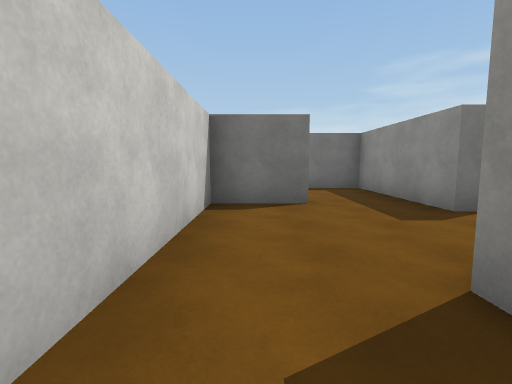
[1] (above)

24 first-person views from a walk through a scene from a Unity 3-D project. The camera is 1.4 m above the floor, tilts 6° down and sees 85° across. The floor is counted in squares, 2 m on a side. Each view is taken from the middle of a square. On the plan, view 1 faces up. The plan holds only what a view shows up to about 9 squares ahead; the rest is blank. The place goes on beyond the plan. The player character is not drawn. Surface patterns are stand-ins for the level's own textures.

[2]
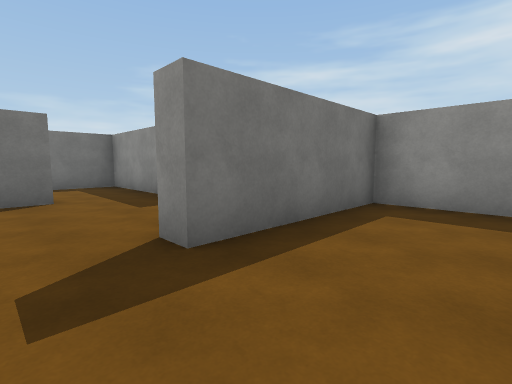

[3]
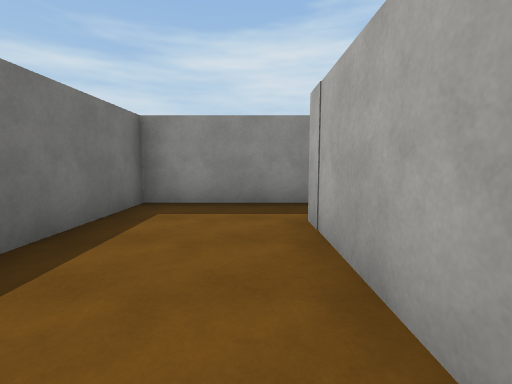

[4]
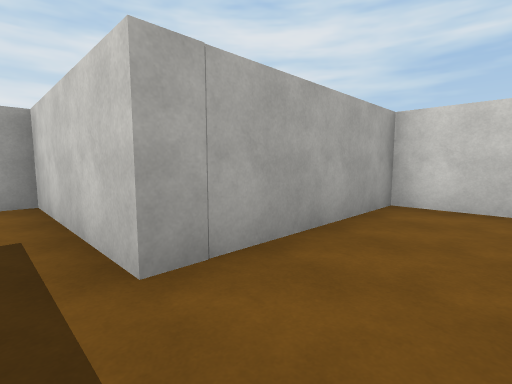

[5]
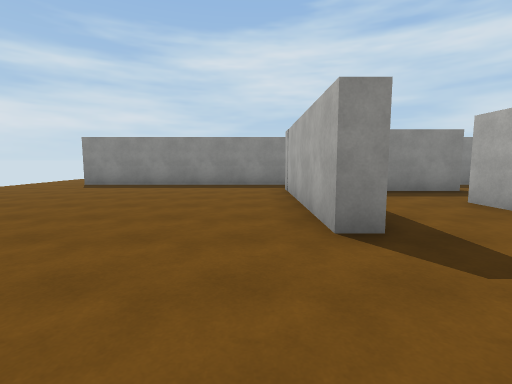

[6]
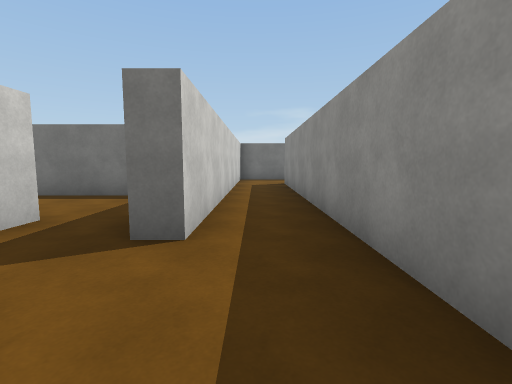

[7]
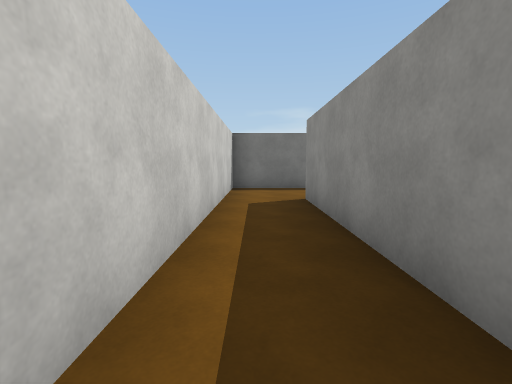

[8]
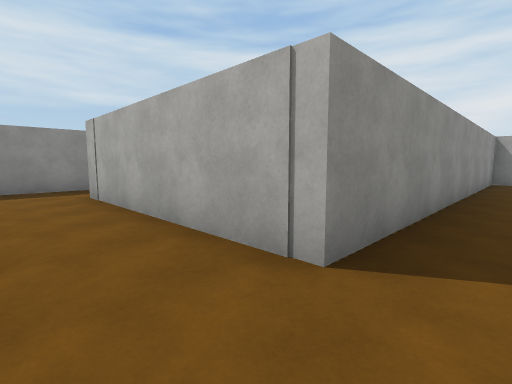

[9]
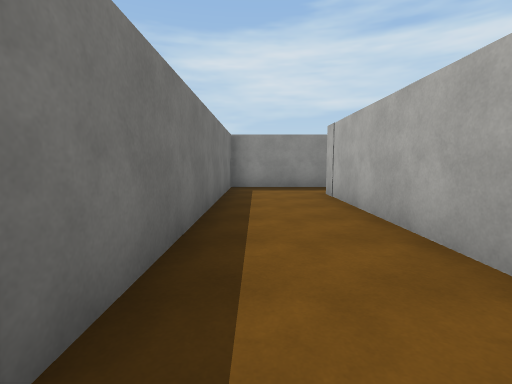

[10]
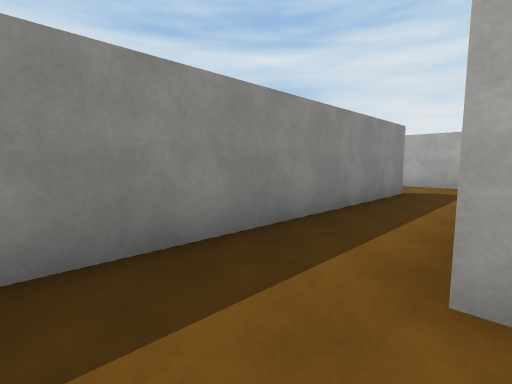

[11]
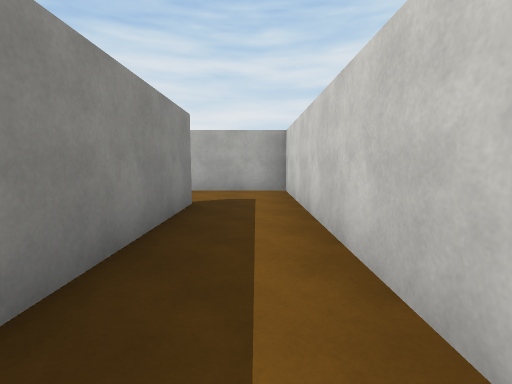

[12]
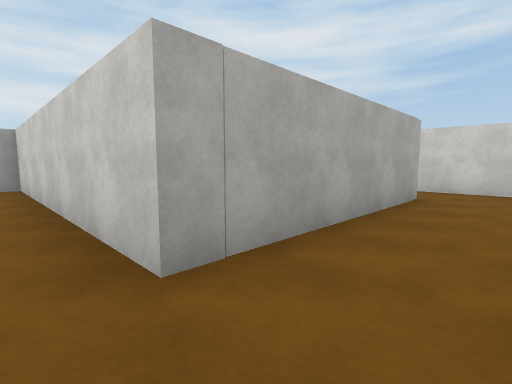

[13]
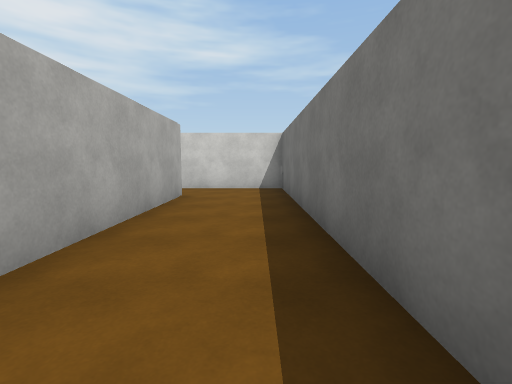

[14]
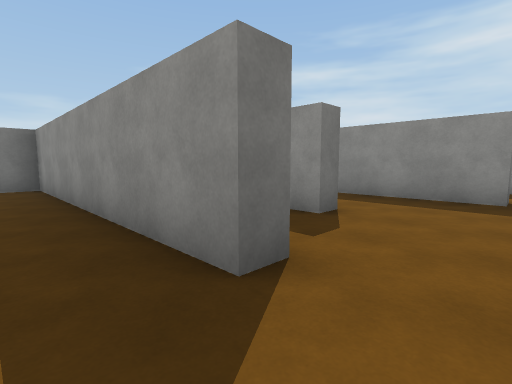

[15]
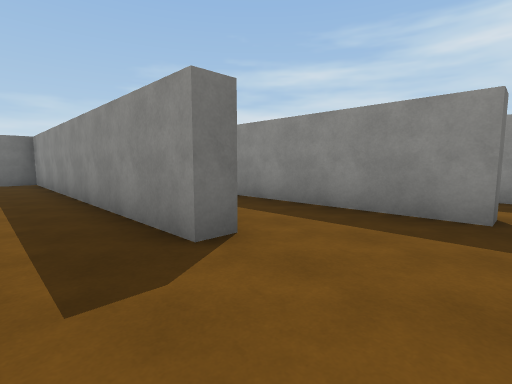

[16]
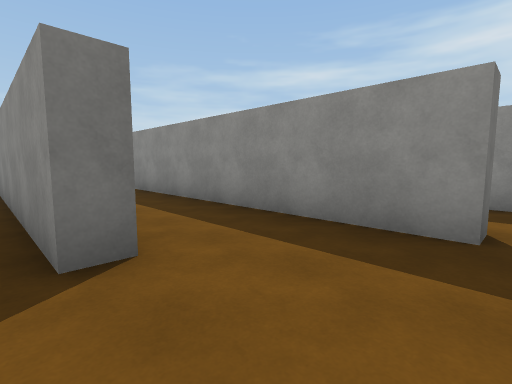

[17]
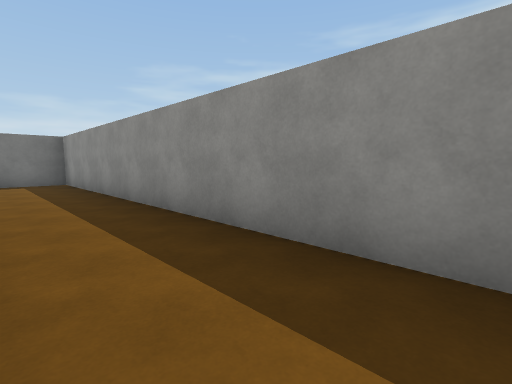

[18]
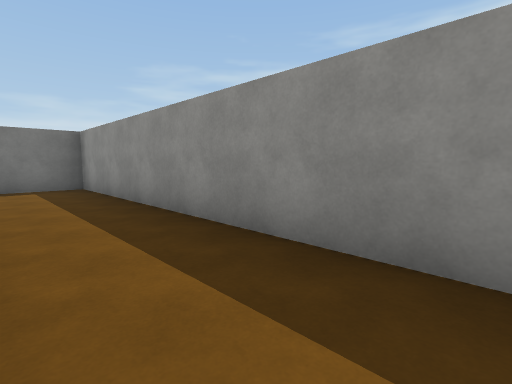

[19]
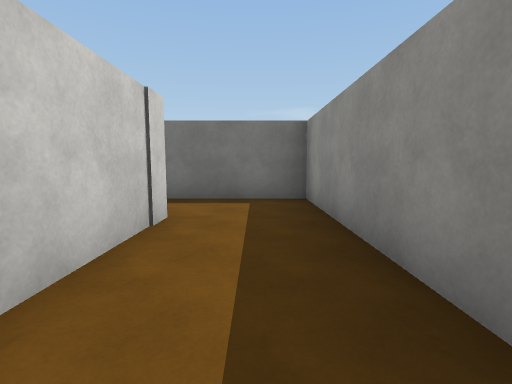

[20]
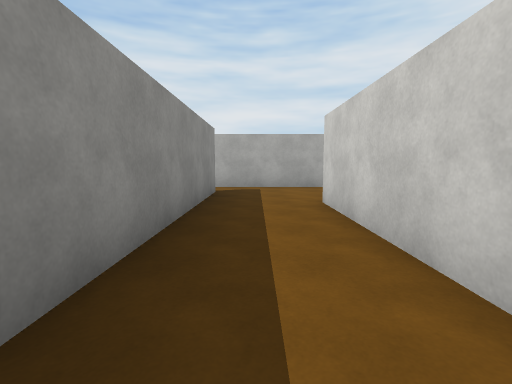

[21]
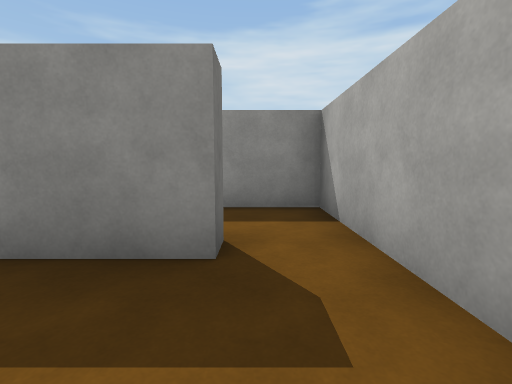

[22]
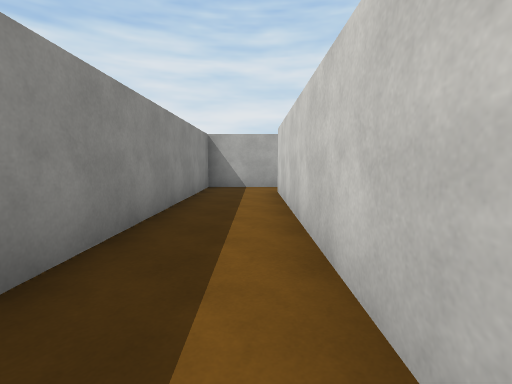

[23]
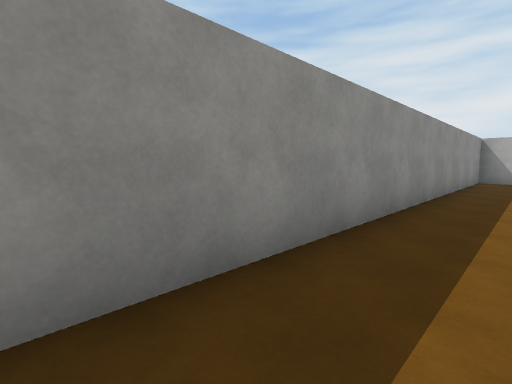

[24]
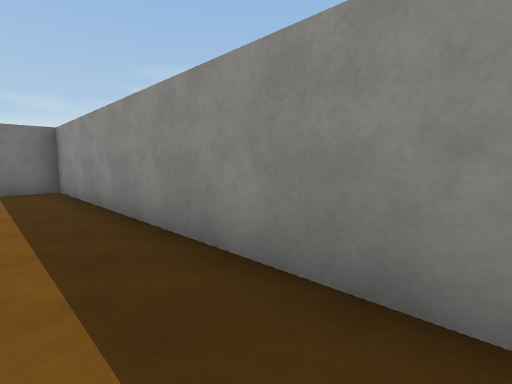

### Floor plan
Ten units are one square. View 1 is at (0, 0); x grows to the right and y downward. Boxes are objects, and circles mark ways between rooms. Rooms are numbered by the first view taken in them; rooms with no view inside come last. Other rooms are left out.
<svg viewBox="-25 -160 244 219">
<path fill="none" stroke="#000" d="M-8 -16 -8 16 34 16M34 -10 12 -10 12 -15M34 16 34 26M49 20 49 -10 34 -10M-13 -76 -13 -82 34 -82M32 -40 29 -40M49 -80 49 -145M34 26 34 54 39 54M70 54 70 -44M54 -45 54 25 48 25M70 -44 122 -44 122 30 144 30M146 8 141 8 141 -67 54 -67 54 -45M168 -1 163 -1 163 -90M144 30 164 30M168 -38 168 -1M168 -96 168 -72M195 17 190 17 190 -114 162 -114M164 30 194 30M195 -45 195 17M194 30 214 30 214 -138 202 -138M10 -48 -8 -48 -8 -16M0 -52 10 -52M29 -40 29 -77 12 -77"/>
<circle cx="25" cy="5" r="3" fill="#2a7"/>
<circle cx="5" cy="-10" r="3" fill="#2a7"/>
<circle cx="40" cy="20" r="3" fill="#2a7"/>
<circle cx="-5" cy="-65" r="3" fill="#2a7"/>
<circle cx="30" cy="-25" r="3" fill="#2a7"/>
<circle cx="60" cy="-40" r="3" fill="#2a7"/>
<circle cx="140" cy="15" r="3" fill="#2a7"/>
<circle cx="160" cy="15" r="3" fill="#2a7"/>
<circle cx="190" cy="20" r="3" fill="#2a7"/>
<text x="10" y="0">1</text>
<text x="40" y="10">2</text>
<text x="-20" y="-40">3</text>
<text x="60" y="20">4</text>
<text x="110" y="-50">5</text>
<text x="150" y="-20">6</text>
<text x="180" y="-40">7</text>
<text x="200" y="-60">8</text>
<text x="10" y="-40">9</text>
</svg>
Room 1 opens to room 2. Room 1 opens to room 9. Room 2 opens to room 4. Room 3 opens to room 9. Room 4 opens to room 5. Room 5 opens to room 6. Room 6 opens to room 7. Room 7 opens to room 8.

Where each view was taken, in squares from view 1:
view 1: 0 up, 0 right, facing up
view 2: 1 down, 0 right, facing up-right
view 3: 1 down, 0 right, facing right
view 4: 0 up, 4 right, facing down-left
view 5: 9 up, 4 left, facing right
view 6: 5 down, 6 right, facing up
view 7: 1 down, 6 right, facing up
view 8: 6 up, 6 right, facing down-right
view 9: 6 up, 6 right, facing right
view 10: 6 up, 12 right, facing down-right
view 11: 4 up, 13 right, facing down
view 12: 6 up, 13 right, facing down-left
view 13: 6 up, 13 right, facing left
view 14: 2 down, 13 right, facing up-right
view 15: 2 down, 15 right, facing up-right
view 16: 2 down, 16 right, facing up-right
view 17: 1 up, 17 right, facing up-right
view 18: 3 up, 17 right, facing up-right
view 19: 6 up, 18 right, facing up
view 20: 5 up, 18 right, facing down
view 21: 2 down, 17 right, facing right
view 22: 5 up, 20 right, facing down
view 23: 9 up, 20 right, facing down-right
view 24: 6 up, 20 right, facing up-right
